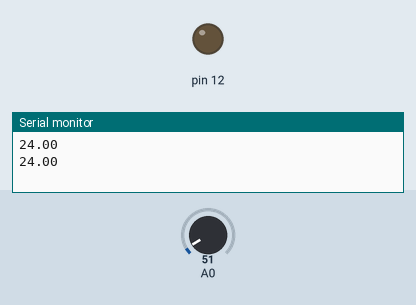
This sketch was run on a simulated Arduino Uno, built with avr-gcc and run on an emulated ATmega328P. Shown: output pins drawn as LEDs (lit = HIGH), the last lines printed to the serial monitor. Inputs (shaded band) come from the test bench; at power-on: A0 = 51.

Above: at 1.8 s.
1.9 s: A0 set to 70
3.4 s: A0 set to 83
At 4.8 s:
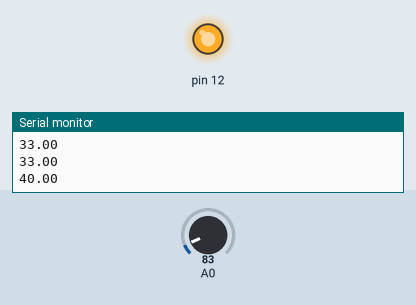
5.5 s: A0 set to 71
At 6.4 s:
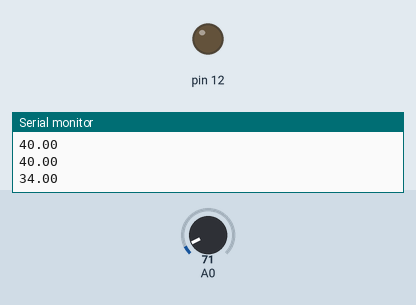
7.5 s: A0 set to 86
At 9.1 s:
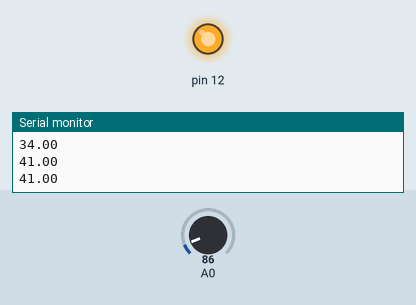
Timing chart, 0 to 10.5 s (numbered marks = the images above; inputs shaded):
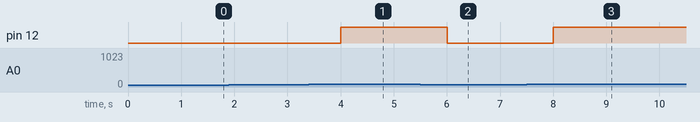

Measured:
- the behaviour switches between 76 and 77 on A0 (found by bisection; images 0 and 1)
- after the input at 3.4 s, pin 12: LOW → HIGH after 0.60 s
- after the input at 5.5 s, pin 12: HIGH → LOW after 0.50 s
- after the input at 7.5 s, pin 12: LOW → HIGH after 0.51 s

The sketch:

cam_bien_ND.ino
```cpp
// chân analog kết nối tới cảm biến LM35
float temp;
void setup()
{
  pinMode(12, OUTPUT);
  Serial.begin(9600);
  //không cần phải pinMode cho các chân analog trước khi dùng
}

void loop()
{
  int x = analogRead(A0);

  temp = map(x,0,206,0,100);
  Serial.println(temp);
  //Serial.println(temp);
  if (temp > 36){
    digitalWrite(12, HIGH);}
  else
  {
    digitalWrite(12, LOW);
  }
  delay(1000); // Wait for 1000 millisecond(s)
}
```
